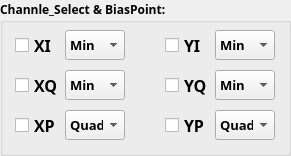
    <widget class="QGroupBox" name="groupBox_ChannleSelect">
     <property name="geometry">
      <rect>
       <x>370</x>
       <y>105</y>
       <width>291</width>
       <height>156</height>
      </rect>
     </property>
     <property name="font">
      <font>
       <family>微软雅黑</family>
       <pointsize>9</pointsize>
       <weight>75</weight>
       <bold>true</bold>
      </font>
     </property>
     <property name="styleSheet">
      <string notr="true">

#groupBox_ChannleSelect
{
	border: 1px solid orange;

    margin-top:4ex;
	border-radius:5px;

}
#groupBox_ChannleSelect::title
{
	subcontrol-origin:margin;
	color:blue;
	left:10px;
	margin-top:1.3ex;
}
</string>
     </property>
     <property name="title">
      <string>Channle_Select &amp;&amp; BiasPoint:</string>
     </property>
     <widget class="QCheckBox" name="CH_YI">
      <property name="geometry">
       <rect>
        <x>165</x>
        <y>30</y>
        <width>50</width>
        <height>30</height>
       </rect>
      </property>
      <property name="font">
       <font>
        <family>微软雅黑</family>
        <pointsize>12</pointsize>
        <weight>75</weight>
        <bold>true</bold>
       </font>
      </property>
      <property name="text">
       <string>YI</string>
      </property>
      <property name="checked">
       <bool>false</bool>
      </property>
     </widget>
     <widget class="QCheckBox" name="CH_XI">
      <property name="geometry">
       <rect>
        <x>15</x>
        <y>30</y>
        <width>50</width>
        <height>30</height>
       </rect>
      </property>
      <property name="font">
       <font>
        <family>微软雅黑</family>
        <pointsize>12</pointsize>
        <weight>75</weight>
        <bold>true</bold>
       </font>
      </property>
      <property name="text">
       <string>XI</string>
      </property>
      <property name="checked">
       <bool>false</bool>
      </property>
     </widget>
     <widget class="QCheckBox" name="CH_XQ">
      <property name="geometry">
       <rect>
        <x>15</x>
        <y>70</y>
        <width>50</width>
        <height>30</height>
       </rect>
      </property>
      <property name="font">
       <font>
        <family>微软雅黑</family>
        <pointsize>12</pointsize>
        <weight>75</weight>
        <bold>true</bold>
       </font>
      </property>
      <property name="text">
       <string>XQ</string>
      </property>
      <property name="checked">
       <bool>false</bool>
      </property>
     </widget>
     <widget class="QCheckBox" name="CH_YQ">
      <property name="geometry">
       <rect>
        <x>165</x>
        <y>70</y>
        <width>50</width>
        <height>30</height>
       </rect>
      </property>
      <property name="font">
       <font>
        <family>微软雅黑</family>
        <pointsize>12</pointsize>
        <weight>75</weight>
        <bold>true</bold>
       </font>
      </property>
      <property name="text">
       <string>YQ</string>
      </property>
      <property name="checked">
       <bool>false</bool>
      </property>
     </widget>
     <widget class="QCheckBox" name="CH_XQ_2">
      <property name="geometry">
       <rect>
        <x>15</x>
        <y>110</y>
        <width>50</width>
        <height>30</height>
       </rect>
      </property>
      <property name="font">
       <font>
        <family>微软雅黑</family>
        <pointsize>12</pointsize>
        <weight>75</weight>
        <bold>true</bold>
       </font>
      </property>
      <property name="text">
       <string>XP</string>
      </property>
      <property name="checked">
       <bool>false</bool>
      </property>
     </widget>
     <widget class="QCheckBox" name="CH_XQ_3">
      <property name="geometry">
       <rect>
        <x>165</x>
        <y>110</y>
        <width>50</width>
        <height>30</height>
       </rect>
      </property>
      <property name="font">
       <font>
        <family>微软雅黑</family>
        <pointsize>12</pointsize>
        <weight>75</weight>
        <bold>true</bold>
       </font>
      </property>
      <property name="text">
       <string>YP</string>
      </property>
      <property name="checked">
       <bool>false</bool>
      </property>
     </widget>
     <widget class="QComboBox" name="comboBox_BiasPoint_XI">
      <property name="geometry">
       <rect>
        <x>65</x>
        <y>30</y>
        <width>60</width>
        <height>30</height>
       </rect>
      </property>
      <property name="font">
       <font>
        <family>微软雅黑</family>
        <pointsize>10</pointsize>
        <weight>75</weight>
        <bold>true</bold>
       </font>
      </property>
      <item>
       <property name="text">
        <string>Min</string>
       </property>
      </item>
      <item>
       <property name="text">
        <string>Quad</string>
       </property>
      </item>
      <item>
       <property name="text">
        <string>Max</string>
       </property>
      </item>
     </widget>
     <widget class="QComboBox" name="comboBox_BiasPoint_XQ">
      <property name="geometry">
       <rect>
        <x>65</x>
        <y>70</y>
        <width>60</width>
        <height>30</height>
       </rect>
      </property>
      <property name="font">
       <font>
        <family>微软雅黑</family>
        <pointsize>10</pointsize>
        <weight>75</weight>
        <bold>true</bold>
       </font>
      </property>
      <item>
       <property name="text">
        <string>Min</string>
       </property>
      </item>
      <item>
       <property name="text">
        <string>Quad</string>
       </property>
      </item>
      <item>
       <property name="text">
        <string>Max</string>
       </property>
      </item>
     </widget>
     <widget class="QComboBox" name="comboBox_BiasPoint_XP">
      <property name="geometry">
       <rect>
        <x>65</x>
        <y>110</y>
        <width>60</width>
        <height>30</height>
       </rect>
      </property>
      <property name="font">
       <font>
        <family>微软雅黑</family>
        <pointsize>10</pointsize>
        <weight>75</weight>
        <bold>true</bold>
       </font>
      </property>
      <item>
       <property name="text">
        <string>Quad</string>
       </property>
      </item>
      <item>
       <property name="text">
        <string>Min</string>
       </property>
      </item>
      <item>
       <property name="text">
        <string>Max</string>
       </property>
      </item>
     </widget>
     <widget class="QComboBox" name="comboBox_BiasPoint_YI">
      <property name="geometry">
       <rect>
        <x>215</x>
        <y>30</y>
        <width>60</width>
        <height>30</height>
       </rect>
      </property>
      <property name="font">
       <font>
        <family>微软雅黑</family>
        <pointsize>10</pointsize>
        <weight>75</weight>
        <bold>true</bold>
       </font>
      </property>
      <item>
       <property name="text">
        <string>Min</string>
       </property>
      </item>
      <item>
       <property name="text">
        <string>Quad</string>
       </property>
      </item>
      <item>
       <property name="text">
        <string>Max</string>
       </property>
      </item>
     </widget>
     <widget class="QComboBox" name="comboBox_BiasPoint_YQ">
      <property name="geometry">
       <rect>
        <x>215</x>
        <y>70</y>
        <width>60</width>
        <height>30</height>
       </rect>
      </property>
      <property name="font">
       <font>
        <family>微软雅黑</family>
        <pointsize>10</pointsize>
        <weight>75</weight>
        <bold>true</bold>
       </font>
      </property>
      <item>
       <property name="text">
        <string>Min</string>
       </property>
      </item>
      <item>
       <property name="text">
        <string>Quad</string>
       </property>
      </item>
      <item>
       <property name="text">
        <string>Max</string>
       </property>
      </item>
     </widget>
     <widget class="QComboBox" name="comboBox_BiasPoint_YP">
      <property name="geometry">
       <rect>
        <x>215</x>
        <y>110</y>
        <width>60</width>
        <height>30</height>
       </rect>
      </property>
      <property name="font">
       <font>
        <family>微软雅黑</family>
        <pointsize>10</pointsize>
        <weight>75</weight>
        <bold>true</bold>
       </font>
      </property>
      <item>
       <property name="text">
        <string>Quad</string>
       </property>
      </item>
      <item>
       <property name="text">
        <string>Min</string>
       </property>
      </item>
      <item>
       <property name="text">
        <string>Max</string>
       </property>
      </item>
     </widget>
    </widget>
